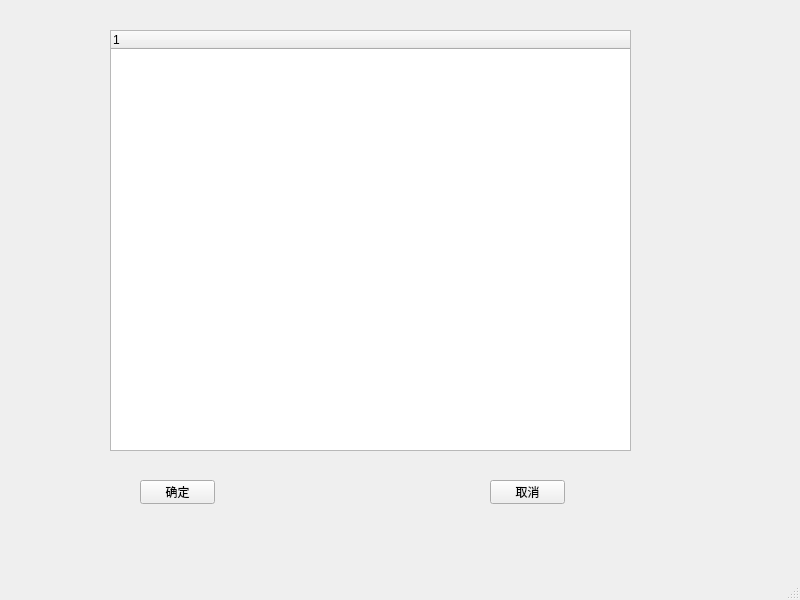
<?xml version="1.0" encoding="UTF-8"?>
<ui version="4.0">
 <class>temp_tree</class>
 <widget class="QMainWindow" name="temp_tree">
  <property name="geometry">
   <rect>
    <x>0</x>
    <y>0</y>
    <width>800</width>
    <height>600</height>
   </rect>
  </property>
  <property name="windowTitle">
   <string>MainWindow</string>
  </property>
  <widget class="QWidget" name="centralwidget">
   <widget class="QTreeWidget" name="temptree">
    <property name="geometry">
     <rect>
      <x>110</x>
      <y>30</y>
      <width>521</width>
      <height>421</height>
     </rect>
    </property>
    <column>
     <property name="text">
      <string notr="true">1</string>
     </property>
    </column>
   </widget>
   <widget class="QPushButton" name="enter">
    <property name="geometry">
     <rect>
      <x>140</x>
      <y>480</y>
      <width>75</width>
      <height>24</height>
     </rect>
    </property>
    <property name="text">
     <string>确定</string>
    </property>
   </widget>
   <widget class="QPushButton" name="close">
    <property name="geometry">
     <rect>
      <x>490</x>
      <y>480</y>
      <width>75</width>
      <height>24</height>
     </rect>
    </property>
    <property name="text">
     <string>取消</string>
    </property>
   </widget>
  </widget>
  <widget class="QMenuBar" name="menubar">
   <property name="geometry">
    <rect>
     <x>0</x>
     <y>0</y>
     <width>800</width>
     <height>22</height>
    </rect>
   </property>
  </widget>
  <widget class="QStatusBar" name="statusbar"/>
 </widget>
 <resources/>
 <connections/>
</ui>
